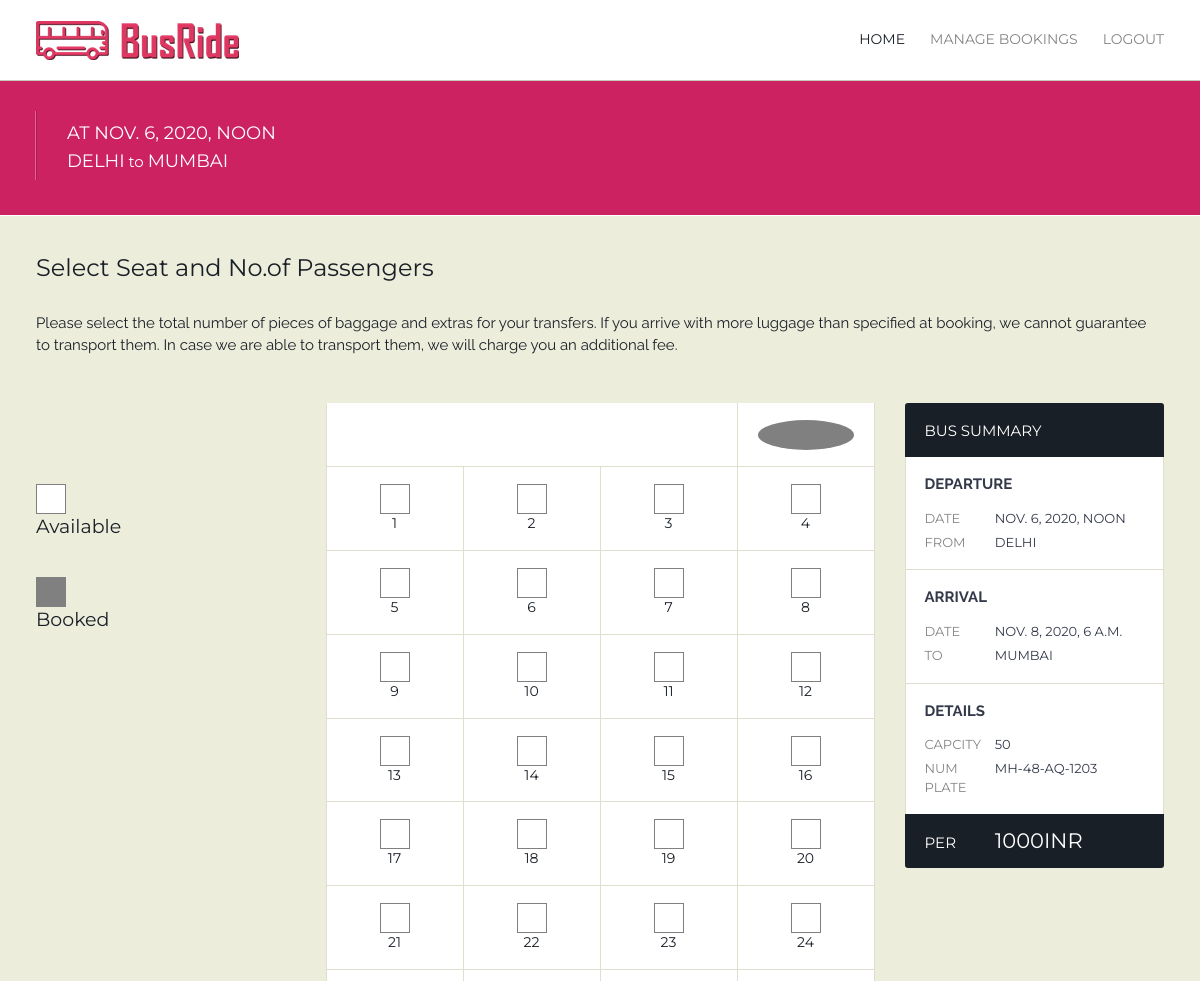
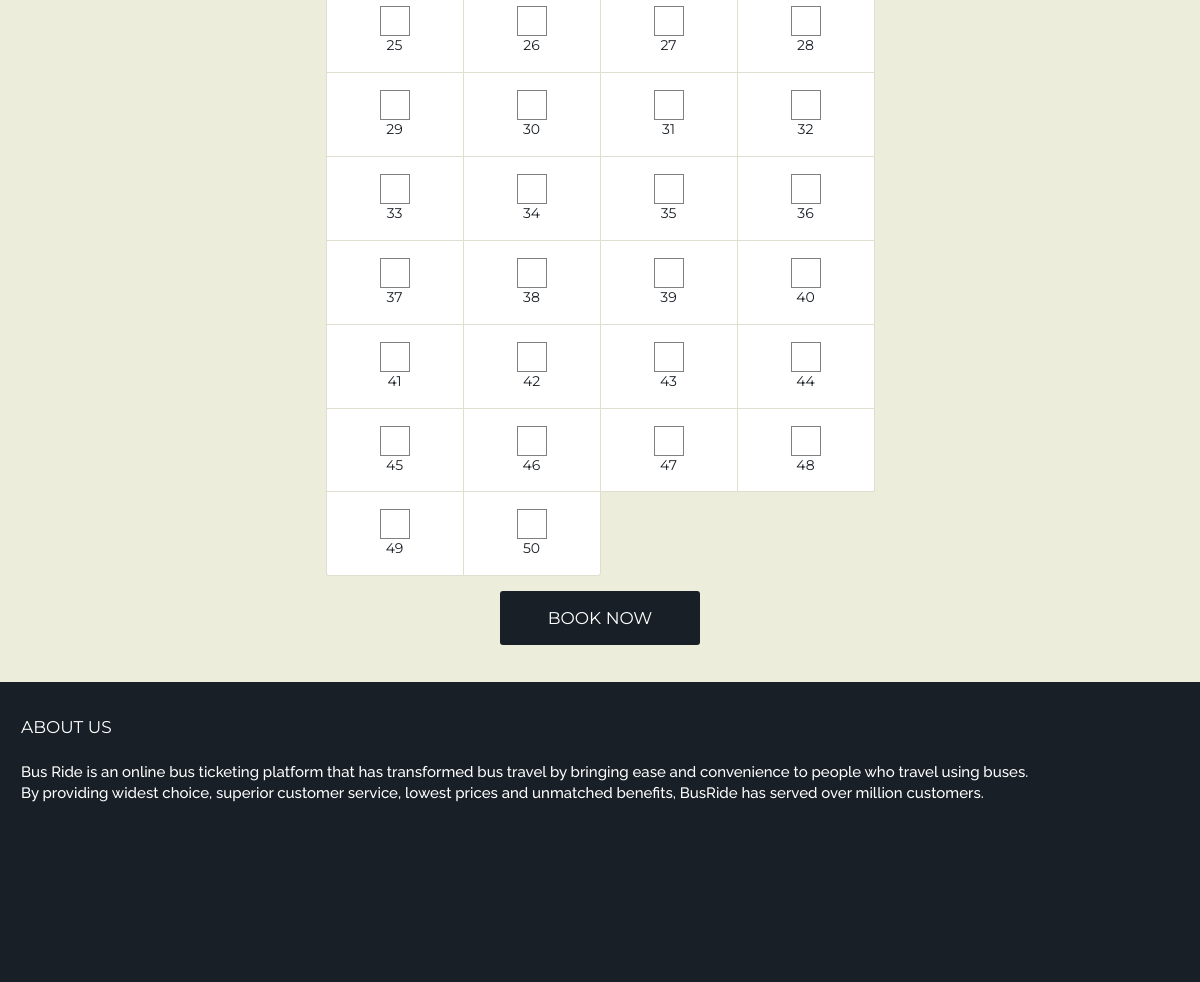
/details/7/ (signed in), run on the app's committed database (2 pictures, top to bottom).
### bus/models.py (models this page shows, shortened)
class Schedule(models.Model):
	arrival_time = models.DateTimeField()
	departure_time = models.DateTimeField()
	bus = models.ForeignKey(Bus,on_delete=models.SET_NULL,null=True)
	price = models.IntegerField(default=0)
	objects = ScheduleManager()
	bookedTickets = models.CharField(max_length=300,default='',null=True)

class Bus(models.Model):
	num_plate = models.CharField(max_length=100)
	capacity = models.IntegerField()
	route = models.ForeignKey(Route,on_delete=models.SET_NULL,null=True)

class Route(models.Model):
	destination = models.ForeignKey(BusStop,on_delete=models.SET_NULL,null=True,related_name='destination')
	source = models.ForeignKey(BusStop,on_delete=models.SET_NULL,null=True,related_name='source')

class BusStop(models.Model):
	name = models.CharField(max_length=100)
	def __str__(self):
		return self.name

### bus/views.py (the view)
# urls.py: path('details/<int:pk>/',views.details,name="bus-details"),
@login_required
def details(request,pk):
    BusSchedule = Schedule.objects.get(id=pk)
    if BusSchedule.bookedTickets == '0':
        bookedSeats = []
    else:
        bookedSeats = BusSchedule.bookedTickets.split(',')
    seats = []
    for i in range(BusSchedule.bus.capacity):
        if i  % 4 == 0:
            seats.append([])
        if str(i+1) in bookedSeats:
            seats[-1].append('*')
        else:
            seats[-1].append(str(i+1))
    print(seats)
    print(bookedSeats)
    return render(request,'bus/details.html',{'BusSchedule':BusSchedule,'seats':seats})

### bus/templates/bus/details.html (shortened to what this page needs)
{% extends "bus/base.html" %}
{% block content %}
<br><p><br><br></p>
<main class="main" role="main">
		<div class="output color twoway">
			<div class="wrap">
				<div>
					<p>At {{ BusSchedule.departure_time }}</p>
					<p>{{ BusSchedule.bus.route.source }}<small> to </small>{{ BusSchedule.bus.route.destination }}</p>
				</div>
			</div>
		</div>
		<div class="wrap">
			<div class="row">
				<div class="full-width content">
					<h2>Select Seat and No.of Passengers </h2>
					<p>Please select the total number of pieces of baggage and extras for your transfers. If you arrive with more luggage than specified at booking, we cannot guarantee to transport them. In case we are able to transport them, we will charge you an additional fee.</p>
				</div>
				<div class="one-fourth heightfix">
				<p></p><br><br><br>
				<div class="seat" id="tp"></div> <h3>Available</h3>
				<br>
				<div class="seat booked" ></div>
					<h3>Booked</h3></div>
				<div class="one-half heightfix">
					<table>
            		<tr>
                <td colspan="3"></td>
                <td align="right"> <div id="driver"></div> </td>
            </tr>
			{% for seat in seats %}
			<tr>
				{% for i in seat %}
					{% if i != '*'%}
						<td align="center" ><div class="seat" ></div> {{ i }} </td>
					{% else %}
						<td align="center"><div class="seat booked" ></div> {{ i }} </td>
					{% endif %}
				{% endfor %}
			</tr>
			{% endfor %}
       				</table>
					   <div align='center'><button type="submit" class="btn large black" id="bookNow">Book Now</button></div>
				</div>
				<aside class="one-fourth sidebar right">
					<div class="widget">
						<h4>Bus summary</h4>
						<div class="summary">
							<div>
								<h5>DEPARTURE</h5>
								<dl>
									<dt>Date</dt>
									<dd>{{ BusSchedule.departure_time }}</dd>
									<dt>From</dt>
									<dd>{{ BusSchedule.bus.route.source }}</dd>
								</dl>
							</div>
							<div>
								<h5>ARRIVAL</h5>
								<dl>
									<dt>Date</dt>
									<dd>{{ BusSchedule.arrival_time }}</dd>
									<dt>To</dt>
									<dd>{{ BusSchedule.bus.route.destination }}</dd>
								</dl>
							</div>
							<div>
								<h5>DETAILS</h5>
								<dl>
									<dt>Capcity</dt>
									<dd>{{ BusSchedule.bus.capacity }}</dd>
									<dt>Num Plate</dt>
									<dd>{{ BusSchedule.bus.num_plate }}</dd>
								</dl>
							</div>
							<dl class="total">
								<dt>Per</dt>
								<dd>{{ BusSchedule.price }}INR</dd>
							</dl>
						</div>
					</div>
				</aside>
			</div>
		</div>
	</main>
{% endblock content %}

### bus/templates/bus/base.html (shortened to what this page needs)
{% load static %}
{% load template_tag %}
<!DOCTYPE html>
<html lang="en">
   <head>
  <link rel="stylesheet" href="{% static 'css/theme-pink.css' %}" />
  <link rel="stylesheet" href="{% static 'css/style.css' %}" />
  <link rel="stylesheet" href="{% static 'css/animate.css' %}" />
  </head>
  <body class="home">
    <header class="header" role="banner">
      <div class="wrap">
        <div class="logo">
          <a href="{% url 'bus-home' %}" title="BusRide"><img src="{% static 'images/1.png' %}" alt="BusRide" /></a>
        </div>
        <nav role="navigation" class="main-nav">
          <ul>
            <li class="active"><a href="{% url 'bus-home' %}" title="">Home</a></li>
            {% if user.is_authenticated %}
            <li><a href="{% url 'manage-booking' %}" >Manage Bookings</a></li>
            <li><a href="{% url 'logout' %}" title="Logout">Logout</a></li>
            {% else %}
            <li><a href="{% url 'login' %}" title="Login">Login</a></li>
            <li><a href="{% url 'register' %}" title="Register">Register</a></li>
            {% endif %}
          </ul>
        </nav>
      </div>
    </header>
    <main class="main" role="main">
  {% block content %}{% endblock %}
</main>
  <footer class="footer black" role="contentinfo">
    <div class="wrap">
      <div class="row">
        <article class="one">
          <h6>About us</h6>
          <p>Bus Ride is an online bus ticketing platform that has transformed bus travel by bringing ease and convenience to people who travel using buses.<br>By providing widest choice, superior customer service, lowest prices and unmatched benefits, BusRide has served over million customers.</p>
        </article>
      </div>
    </div>
  </footer>
  </body>
</html>

### bus/static/css/theme-pink.css (style rules this page uses)
html { -webkit-tap-highlight-color:#CC2262; }
a,.more,.services.boxed .details h4 a:hover,.services.iconic h3,.content a,.description a:hover,.description a:focus,.microlocations p a:hover,.microlocations p a:focus,.hentry .entry-content h2 a:hover,.hentry .entry-content h2 a:focus,.footer .contact-data a:hover,.footer .contact-data a:focus,.xdsoft_datetimepicker .xdsoft_calendar td.xdsoft_today,.faqs .expanded,.faqs .expanded:after { color:#CC2262; }
.color,.pager a.current,.pager a:hover,.pager a:focus,table.hover tr:hover td,.tabs li.active a,.social li:hover,.data th,.tabs li a:hover,.tabs li a:focus,.xdsoft_datetimepicker .xdsoft_calendar td.xdsoft_default,.xdsoft_datetimepicker .xdsoft_calendar td.xdsoft_current,.xdsoft_datetimepicker .xdsoft_timepicker .xdsoft_time_box >div >div.xdsoft_current,.xdsoft_datetimepicker .xdsoft_label > .xdsoft_select > div > .xdsoft_option.xdsoft_current,.xdsoft_datetimepicker .xdsoft_label > .xdsoft_select > div > .xdsoft_option:hover,.slicknav_menu .slicknav_icon-bar { background-color:#CC2262; }

### bus/templates/bus/base.html (style rules this page uses)
.seat { height: 30px; width: 30px; border: 1px solid gray; cursor:pointer; background-color:white; }
.booked { height: 30px; width: 30px; border: 1px solid gray; cursor:pointer; background-color:gray; }
#driver { background-color:gray; height: 30px; border-radius: 50%; }

### data on the page
Schedule: departure_time "NOV. 6, 2020, NOON", bus.route.source "DELHI", bus.route.destination "MUMBAI", arrival_time "NOV. 8, 2020, 6 A.M.", bus.capacity "50", bus.num_plate "MH-48-AQ-1203", price "1000"

### other printed values
{{ i }} "1" "2" "3" "4" "5" "6" "7" "8" "9" "10" "11" "12" "13" "14" "15" "16" "17" "18" "19" "20" "21" "22" "23" "24" "25" "26" "27" "28" "29" "30" "31" "32" "33" "34" "35" "36" "37" "38" "39" "40" "41" "42" "43" "44" "45" "46" "47" "48" "49" "50"
